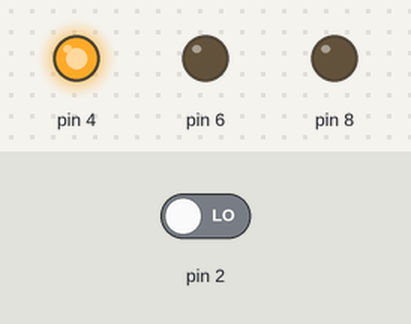
Bench run of a sketch on a simulated Arduino Uno, built with avr-gcc and run on an emulated ATmega328P. Shown: output pins drawn as LEDs (lit = HIGH). The inputs (shaded band) are chosen by the test bench; at power-on: pin 2 LOW.

Above: at 1.2 s.
1.3 s: pin 2 driven HIGH
At 2.6 s:
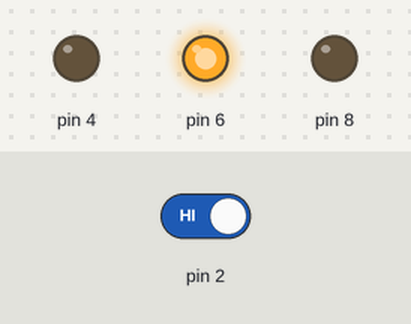
At 4.1 s:
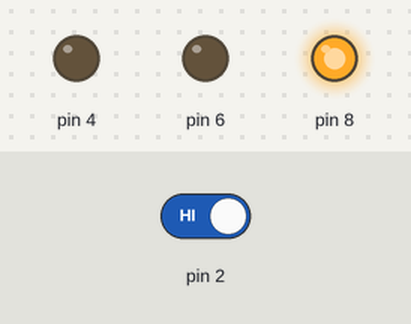
Timing chart, 0 to 22.7 s (numbered marks = the images above; inputs shaded):
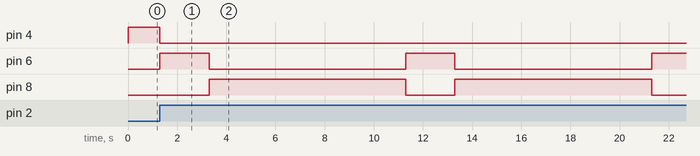

Measured:
- after the input at 1.3 s, pin 6: alternates HIGH for 2.0 s and LOW for 8.0 s, starting at once
- by itself, pin 8: alternates HIGH for 8.0 s and LOW for 2.0 s

The sketch:

trafficLight.ino.ino
```cpp
 #include <Arduino.h>
#include <Wire.h>
#include <SoftwareSerial.h>

double angle_rad = PI/180.0;
double angle_deg = 180.0/PI;
double startTime;
//double lastTime;
double currentTime = 0;
double lastTime = 0;

void setup(){
    pinMode(4,OUTPUT);
    pinMode(2,INPUT);
    pinMode(6,OUTPUT);
    pinMode(8,OUTPUT);
}

void loop(){
    digitalWrite(4,1);
    lastTime = millis()/1000.0;
    startTime = lastTime;
    while(!(((lastTime) > ((startTime) + (5))) | (((1)==(digitalRead(2))))))
    {
        _loop();
        lastTime = millis()/1000.0;
    }
    digitalWrite(4,0);
    digitalWrite(6,1);
    _delay(2);
    digitalWrite(6,0);
    digitalWrite(8,1);
    _delay(8);
    digitalWrite(8,0);
    _loop();
}

void _delay(float seconds){
    long endTime = millis() + seconds * 1000;
    while(millis() < endTime)_loop();
}

// change the void name to controlloop
void _loop(){
}
```
